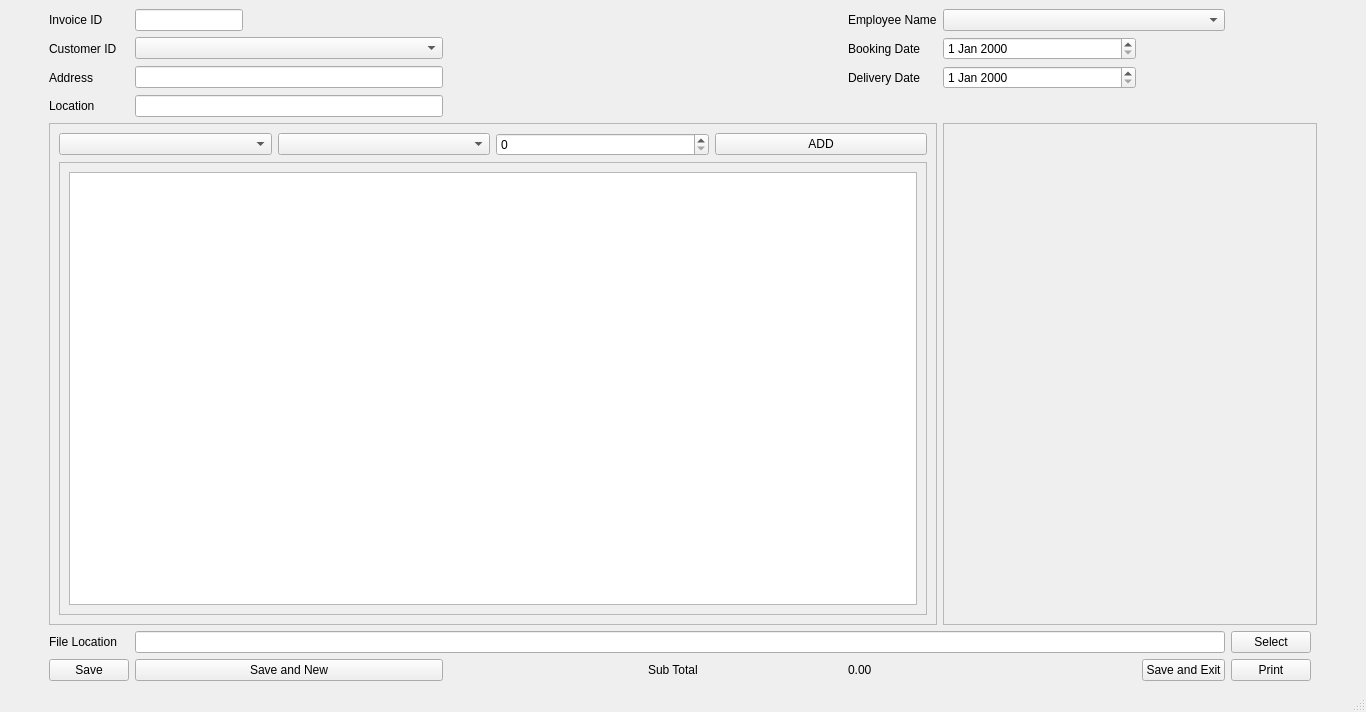
<?xml version="1.0" encoding="UTF-8"?>
<ui version="4.0">
 <class>MainWindow</class>
 <widget class="QMainWindow" name="MainWindow">
  <property name="geometry">
   <rect>
    <x>0</x>
    <y>0</y>
    <width>1366</width>
    <height>712</height>
   </rect>
  </property>
  <property name="windowTitle">
   <string>Sale Window</string>
  </property>
  <widget class="QWidget" name="centralwidget">
   <layout class="QGridLayout" name="gridLayout">
    <item row="0" column="12">
     <spacer name="horizontalSpacer_2">
      <property name="orientation">
       <enum>Qt::Horizontal</enum>
      </property>
      <property name="sizeType">
       <enum>QSizePolicy::Preferred</enum>
      </property>
      <property name="sizeHint" stdset="0">
       <size>
        <width>40</width>
        <height>20</height>
       </size>
      </property>
     </spacer>
    </item>
    <item row="2" column="7">
     <widget class="QLabel" name="label_7">
      <property name="text">
       <string>Delivery Date</string>
      </property>
     </widget>
    </item>
    <item row="6" column="7">
     <widget class="QLabel" name="sub_total">
      <property name="text">
       <string>0.00</string>
      </property>
     </widget>
    </item>
    <item row="2" column="1">
     <widget class="QLabel" name="label_3">
      <property name="text">
       <string>Address</string>
      </property>
     </widget>
    </item>
    <item row="0" column="7">
     <widget class="QLabel" name="label_5">
      <property name="text">
       <string>Employee Name</string>
      </property>
     </widget>
    </item>
    <item row="3" column="2" colspan="3">
     <widget class="QLineEdit" name="entry_location_line_edit"/>
    </item>
    <item row="6" column="6">
     <widget class="QLabel" name="label_8">
      <property name="text">
       <string>Sub Total</string>
      </property>
     </widget>
    </item>
    <item row="6" column="8">
     <spacer name="horizontalSpacer_5">
      <property name="orientation">
       <enum>Qt::Horizontal</enum>
      </property>
      <property name="sizeHint" stdset="0">
       <size>
        <width>40</width>
        <height>20</height>
       </size>
      </property>
     </spacer>
    </item>
    <item row="1" column="7">
     <widget class="QLabel" name="label_6">
      <property name="text">
       <string>Booking Date</string>
      </property>
     </widget>
    </item>
    <item row="0" column="2" colspan="2">
     <widget class="QLineEdit" name="entry_invoice_id_line_edit"/>
    </item>
    <item row="0" column="0">
     <spacer name="horizontalSpacer_3">
      <property name="orientation">
       <enum>Qt::Horizontal</enum>
      </property>
      <property name="sizeType">
       <enum>QSizePolicy::Preferred</enum>
      </property>
      <property name="sizeHint" stdset="0">
       <size>
        <width>40</width>
        <height>20</height>
       </size>
      </property>
     </spacer>
    </item>
    <item row="3" column="1">
     <widget class="QLabel" name="label_4">
      <property name="text">
       <string>Location</string>
      </property>
     </widget>
    </item>
    <item row="6" column="5">
     <spacer name="horizontalSpacer_6">
      <property name="orientation">
       <enum>Qt::Horizontal</enum>
      </property>
      <property name="sizeHint" stdset="0">
       <size>
        <width>40</width>
        <height>20</height>
       </size>
      </property>
     </spacer>
    </item>
    <item row="2" column="2" colspan="3">
     <widget class="QLineEdit" name="entry_address_line_edit"/>
    </item>
    <item row="0" column="1">
     <widget class="QLabel" name="label">
      <property name="text">
       <string>Invoice ID</string>
      </property>
     </widget>
    </item>
    <item row="6" column="10">
     <widget class="QPushButton" name="print_btn">
      <property name="text">
       <string>Print</string>
      </property>
     </widget>
    </item>
    <item row="2" column="6">
     <spacer name="horizontalSpacer_4">
      <property name="orientation">
       <enum>Qt::Horizontal</enum>
      </property>
      <property name="sizeHint" stdset="0">
       <size>
        <width>40</width>
        <height>20</height>
       </size>
      </property>
     </spacer>
    </item>
    <item row="6" column="2" colspan="3">
     <widget class="QPushButton" name="save_n_new_btn">
      <property name="text">
       <string>Save and New</string>
      </property>
     </widget>
    </item>
    <item row="6" column="1">
     <widget class="QPushButton" name="save_btn">
      <property name="text">
       <string>Save</string>
      </property>
     </widget>
    </item>
    <item row="1" column="1">
     <widget class="QLabel" name="label_2">
      <property name="text">
       <string>Customer ID</string>
      </property>
     </widget>
    </item>
    <item row="6" column="9">
     <widget class="QPushButton" name="save_n_exit_btn">
      <property name="text">
       <string>Save and Exit</string>
      </property>
     </widget>
    </item>
    <item row="1" column="2" colspan="3">
     <widget class="QComboBox" name="entry_customer_id_combo"/>
    </item>
    <item row="0" column="4">
     <spacer name="horizontalSpacer">
      <property name="orientation">
       <enum>Qt::Horizontal</enum>
      </property>
      <property name="sizeType">
       <enum>QSizePolicy::MinimumExpanding</enum>
      </property>
      <property name="sizeHint" stdset="0">
       <size>
        <width>40</width>
        <height>20</height>
       </size>
      </property>
     </spacer>
    </item>
    <item row="5" column="1">
     <widget class="QLabel" name="label_9">
      <property name="text">
       <string>File Location</string>
      </property>
     </widget>
    </item>
    <item row="5" column="10">
     <widget class="QPushButton" name="select_location_btn">
      <property name="text">
       <string>Select</string>
      </property>
     </widget>
    </item>
    <item row="5" column="2" colspan="8">
     <widget class="QLineEdit" name="file_location_line_edit"/>
    </item>
    <item row="4" column="1" colspan="7">
     <widget class="QFrame" name="frame">
      <property name="frameShape">
       <enum>QFrame::StyledPanel</enum>
      </property>
      <property name="frameShadow">
       <enum>QFrame::Raised</enum>
      </property>
      <layout class="QGridLayout" name="gridLayout_2">
       <item row="0" column="0">
        <widget class="QComboBox" name="entry_product_id_combo"/>
       </item>
       <item row="0" column="2">
        <widget class="QSpinBox" name="entry_quantity_spin">
         <property name="maximum">
          <number>100000</number>
         </property>
        </widget>
       </item>
       <item row="0" column="3">
        <widget class="QPushButton" name="entry_add_btn">
         <property name="text">
          <string>ADD</string>
         </property>
        </widget>
       </item>
       <item row="0" column="1">
        <widget class="QComboBox" name="entry_product_name_combo"/>
       </item>
       <item row="1" column="0" colspan="4">
        <widget class="QScrollArea" name="scrollArea">
         <property name="widgetResizable">
          <bool>true</bool>
         </property>
         <widget class="QWidget" name="scrollAreaWidgetContents_2">
          <property name="geometry">
           <rect>
            <x>0</x>
            <y>0</y>
            <width>857</width>
            <height>377</height>
           </rect>
          </property>
          <layout class="QGridLayout" name="gridLayout_3">
           <item row="0" column="0">
            <widget class="QTableWidget" name="entry_table">
             <property name="sizePolicy">
              <sizepolicy hsizetype="Expanding" vsizetype="Expanding">
               <horstretch>0</horstretch>
               <verstretch>0</verstretch>
              </sizepolicy>
             </property>
            </widget>
           </item>
          </layout>
         </widget>
        </widget>
       </item>
      </layout>
     </widget>
    </item>
    <item row="4" column="8" colspan="4">
     <widget class="QScrollArea" name="product_list">
      <property name="widgetResizable">
       <bool>true</bool>
      </property>
      <widget class="QWidget" name="scrollAreaWidgetContents">
       <property name="geometry">
        <rect>
         <x>0</x>
         <y>0</y>
         <width>375</width>
         <height>434</height>
        </rect>
       </property>
      </widget>
     </widget>
    </item>
    <item row="1" column="8">
     <widget class="QDateEdit" name="booking_date"/>
    </item>
    <item row="2" column="8">
     <widget class="QDateEdit" name="delivery_date"/>
    </item>
    <item row="0" column="8" colspan="2">
     <widget class="QComboBox" name="entry_employee_name_combo"/>
    </item>
   </layout>
  </widget>
  <widget class="QStatusBar" name="statusbar"/>
 </widget>
 <resources/>
 <connections/>
</ui>
